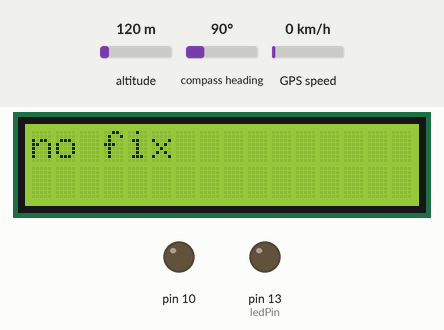
Recording of a sketch running on a simulated Arduino Uno, built with avr-gcc and run on an emulated ATmega328P. On the bench: 16×2 character LCD, output pins drawn as LEDs (lit = HIGH). The test bench sets the inputs (shaded band); at power-on: GPS speed 0 km/h, altitude 120 m, compass heading 90°. The GPS gets a fix after 3 s at 37.7749, -122.4194 with 8 satellites; what the sketch prints to the serial monitor is not drawn.

Above: at 7.6 s.
At 8.7 s:
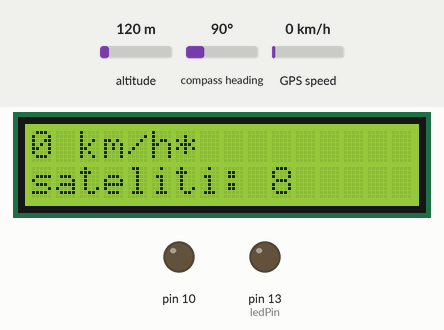
8.8 s: GPS speed set to 2 km/h
At 14.5 s:
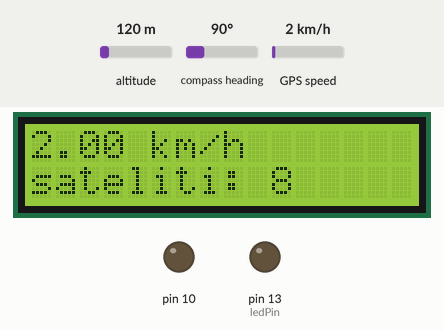
18.2 s: GPS speed set to 30 km/h
At 24.5 s:
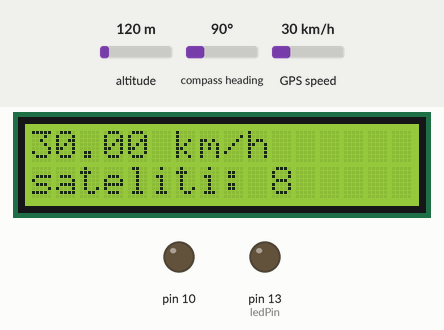
27.3 s: GPS speed set to 60 km/h
At 29.6 s:
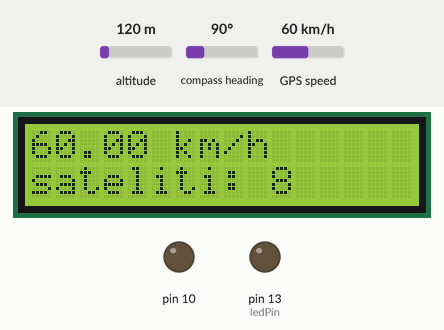
Timing chart, 0 to 31.1 s (numbered marks = the images above; inputs shaded):
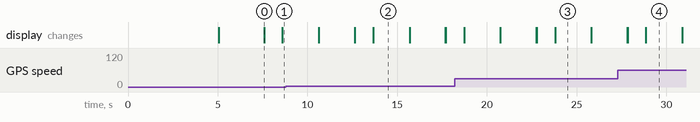

The sketch:

main_v_sd.ino
```cpp
#include <SD.h>   //za SD
#include <SPI.h>  //za serisku komunikaciju
#include <Wire.h>
#include <avr/sleep.h>
#include <Adafruit_GPS.h>
#include <SoftwareSerial.h>
#include <LiquidCrystal_I2C.h>


SoftwareSerial mySerial(8, 7);

Adafruit_GPS GPS(&mySerial); //inicijalizacija seriskog prijenosa

LiquidCrystal_I2C lcd(0x3F, 16, 2); //lcd inicijalizacija

#define GPSECHO  false  //iskljucujemo ispis NMEA recenica
#define LOG_FIXONLY true

boolean usingInterrupt = false;
void useInterrupt(boolean);

#define chipSelect 10
#define ledPin 13

File logfile;

void setup() {
  while (!Serial);  //seriska komunikacija
  Serial.begin(115200);
  delay(5000);

  pinMode(ledPin, OUTPUT);
  pinMode(10, OUTPUT);
  lcd.begin();           // inicijaliziranje LCD‐a
  lcd.backlight();      // uključivanje pozadinskog osvjetljenja LCD‐a
  lcd.setCursor(0, 0); // postavljanje kursora na lokaciju 0,0
  //lcd.print("inicijalizacija");
  delay(1500);
  lcd.clear();

  GPS.begin(9600);
  GPS.sendCommand(PMTK_SET_NMEA_OUTPUT_RMCGGA);
  GPS.sendCommand(PMTK_SET_NMEA_UPDATE_1HZ);
  delay(1000);
  mySerial.println(PMTK_Q_RELEASE); //provjera verzije

}

uint32_t timer = millis();
void loop() {
  char c = GPS.read();
  if ((c) && (GPSECHO))
    Serial.write(c);

  if (GPS.newNMEAreceived()) {

    if (!GPS.parse(GPS.lastNMEA()))
      return;
  }
  if (timer > millis())  timer = millis();

  if (millis() - timer > 2000) { //parsing
    timer = millis();

    Serial.print("\nTime: ");
    Serial.print(GPS.hour, DEC); Serial.print(':');
    Serial.print(GPS.minute, DEC); Serial.print(':');
    Serial.print(GPS.seconds, DEC); Serial.print('.');
    Serial.println(GPS.milliseconds);
    Serial.print("Date: ");
    Serial.print(GPS.day, DEC); Serial.print('/');
    Serial.print(GPS.month, DEC); Serial.print("/20");
    Serial.println(GPS.year, DEC);
    Serial.print("Fix: "); Serial.print((int)GPS.fix);
    Serial.print(" quality: "); Serial.println((int)GPS.fixquality);

    if (GPS.fix) {
      Serial.print("Location: ");
      Serial.print(GPS.latitude, 4); Serial.print(GPS.lat);
      Serial.print(", ");
      Serial.print(GPS.longitude, 4); Serial.println(GPS.lon);

      Serial.print("Speed (knots): "); Serial.println(GPS.speed);
      Serial.print("Angle: "); Serial.println(GPS.angle);
      Serial.print("Altitude: "); Serial.println(GPS.altitude);
      Serial.print("Satellites: "); Serial.println((int)GPS.satellites);

      if (logfile) {
        Serial.print("zapisivanje na SD");
        logfile.println(GPS.longitude); logfile.print(","); logfile.print(GPS.latitude);  //zapisivanje na SD
        logfile.close();

      } else {
        Serial.println("greska");
      }
    }

    lcd.clear();//ne dirati
    lcd.print("no fix");
    delay(1000);
    /*
      lcd.print(GPS.hour); lcd.print(":");
      lcd.print(GPS.minute); lcd.print(":");
      lcd.print(GPS.seconds);
    */
    if (GPS.fix) {  //provjera dostupnosti signala
      lcd.setCursor(0, 0);
      if (int(GPS.speed) < 1) {
        lcd.print("0"); lcd.print(" km/h*");
        lcd.setCursor(0, 1);
        lcd.print("sateliti: "); lcd.print((int)GPS.satellites);
      }
      else
      {
        lcd.print(float(GPS.speed) * 1.852); lcd.print(" km/h");
        lcd.setCursor(0, 1);
        lcd.print("sateliti: "); lcd.print((int)GPS.satellites);
      }
      delay(2000);

      lcd.clear();
      lcd.setCursor(0, 0);
      lcd.print(GPS.latitude);lcd.print(" N");
      lcd.setCursor(0, 1);
      lcd.print(GPS.longitude);lcd.print(" S");
      delay(2000);
      lcd.clear();
    }
  }
}
```

Measured:
- after the input at 8.8 s, the display: first differs from a run without the input after 4.9 s (image 2)
- what the display in image 0 shows lasts 1.0 s, from 7.6 s to 8.6 s
- what the display in image 2 shows lasts 2.0 s, from 13.7 s to 15.7 s
